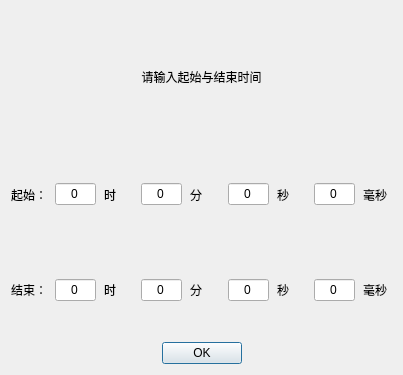
<?xml version="1.0" encoding="UTF-8"?>
<ui version="4.0">
 <class>SliceDialog</class>
 <widget class="QDialog" name="SliceDialog">
  <property name="geometry">
   <rect>
    <x>0</x>
    <y>0</y>
    <width>403</width>
    <height>375</height>
   </rect>
  </property>
  <property name="windowTitle">
   <string>剪切片段</string>
  </property>
  <layout class="QVBoxLayout" name="verticalLayout" stretch="3,2,2,4">
   <property name="spacing">
    <number>8</number>
   </property>
   <property name="sizeConstraint">
    <enum>QLayout::SetDefaultConstraint</enum>
   </property>
   <item>
    <widget class="QLabel" name="label">
     <property name="text">
      <string>请输入起始与结束时间</string>
     </property>
     <property name="alignment">
      <set>Qt::AlignCenter</set>
     </property>
    </widget>
   </item>
   <item>
    <layout class="QHBoxLayout" name="horizontalLayout">
     <item>
      <widget class="QLabel" name="label_5">
       <property name="text">
        <string>起始：</string>
       </property>
      </widget>
     </item>
     <item>
      <widget class="QLineEdit" name="startHourEdit">
       <property name="sizePolicy">
        <sizepolicy hsizetype="Fixed" vsizetype="Fixed">
         <horstretch>0</horstretch>
         <verstretch>0</verstretch>
        </sizepolicy>
       </property>
       <property name="maximumSize">
        <size>
         <width>41</width>
         <height>16777215</height>
        </size>
       </property>
       <property name="text">
        <string>0</string>
       </property>
       <property name="alignment">
        <set>Qt::AlignCenter</set>
       </property>
      </widget>
     </item>
     <item>
      <widget class="QLabel" name="label_2">
       <property name="text">
        <string>时</string>
       </property>
      </widget>
     </item>
     <item>
      <widget class="QLineEdit" name="startMinuteEdit">
       <property name="maximumSize">
        <size>
         <width>41</width>
         <height>16777215</height>
        </size>
       </property>
       <property name="text">
        <string>0</string>
       </property>
       <property name="alignment">
        <set>Qt::AlignCenter</set>
       </property>
      </widget>
     </item>
     <item>
      <widget class="QLabel" name="label_3">
       <property name="text">
        <string>分</string>
       </property>
      </widget>
     </item>
     <item>
      <widget class="QLineEdit" name="startSecondEdit">
       <property name="maximumSize">
        <size>
         <width>41</width>
         <height>16777215</height>
        </size>
       </property>
       <property name="text">
        <string>0</string>
       </property>
       <property name="alignment">
        <set>Qt::AlignCenter</set>
       </property>
      </widget>
     </item>
     <item>
      <widget class="QLabel" name="label_4">
       <property name="text">
        <string>秒</string>
       </property>
      </widget>
     </item>
     <item>
      <widget class="QLineEdit" name="startMillisecEdit">
       <property name="maximumSize">
        <size>
         <width>41</width>
         <height>16777215</height>
        </size>
       </property>
       <property name="text">
        <string>0</string>
       </property>
       <property name="alignment">
        <set>Qt::AlignCenter</set>
       </property>
      </widget>
     </item>
     <item>
      <widget class="QLabel" name="label_6">
       <property name="text">
        <string>毫秒</string>
       </property>
      </widget>
     </item>
    </layout>
   </item>
   <item>
    <layout class="QHBoxLayout" name="horizontalLayout_2">
     <item>
      <widget class="QLabel" name="label_7">
       <property name="text">
        <string>结束：</string>
       </property>
      </widget>
     </item>
     <item>
      <widget class="QLineEdit" name="endHourEdit">
       <property name="sizePolicy">
        <sizepolicy hsizetype="Fixed" vsizetype="Fixed">
         <horstretch>0</horstretch>
         <verstretch>0</verstretch>
        </sizepolicy>
       </property>
       <property name="maximumSize">
        <size>
         <width>41</width>
         <height>16777215</height>
        </size>
       </property>
       <property name="text">
        <string>0</string>
       </property>
       <property name="alignment">
        <set>Qt::AlignCenter</set>
       </property>
      </widget>
     </item>
     <item>
      <widget class="QLabel" name="label_8">
       <property name="text">
        <string>时</string>
       </property>
      </widget>
     </item>
     <item>
      <widget class="QLineEdit" name="endMinuteEdit">
       <property name="maximumSize">
        <size>
         <width>41</width>
         <height>16777215</height>
        </size>
       </property>
       <property name="text">
        <string>0</string>
       </property>
       <property name="alignment">
        <set>Qt::AlignCenter</set>
       </property>
      </widget>
     </item>
     <item>
      <widget class="QLabel" name="label_9">
       <property name="text">
        <string>分</string>
       </property>
      </widget>
     </item>
     <item>
      <widget class="QLineEdit" name="endSecondEdit">
       <property name="maximumSize">
        <size>
         <width>41</width>
         <height>16777215</height>
        </size>
       </property>
       <property name="text">
        <string>0</string>
       </property>
       <property name="alignment">
        <set>Qt::AlignCenter</set>
       </property>
      </widget>
     </item>
     <item>
      <widget class="QLabel" name="label_10">
       <property name="text">
        <string>秒</string>
       </property>
      </widget>
     </item>
     <item>
      <widget class="QLineEdit" name="endMillisecEdit">
       <property name="maximumSize">
        <size>
         <width>41</width>
         <height>16777215</height>
        </size>
       </property>
       <property name="text">
        <string>0</string>
       </property>
       <property name="alignment">
        <set>Qt::AlignCenter</set>
       </property>
      </widget>
     </item>
     <item>
      <widget class="QLabel" name="label_11">
       <property name="text">
        <string>毫秒</string>
       </property>
      </widget>
     </item>
    </layout>
   </item>
   <item>
    <layout class="QHBoxLayout" name="horizontalLayout_3">
     <item>
      <spacer name="horizontalSpacer">
       <property name="orientation">
        <enum>Qt::Horizontal</enum>
       </property>
       <property name="sizeHint" stdset="0">
        <size>
         <width>40</width>
         <height>20</height>
        </size>
       </property>
      </spacer>
     </item>
     <item>
      <widget class="QPushButton" name="pushButton">
       <property name="text">
        <string>OK</string>
       </property>
      </widget>
     </item>
     <item>
      <spacer name="horizontalSpacer_2">
       <property name="orientation">
        <enum>Qt::Horizontal</enum>
       </property>
       <property name="sizeHint" stdset="0">
        <size>
         <width>40</width>
         <height>20</height>
        </size>
       </property>
      </spacer>
     </item>
    </layout>
   </item>
  </layout>
 </widget>
 <resources/>
 <connections/>
</ui>
